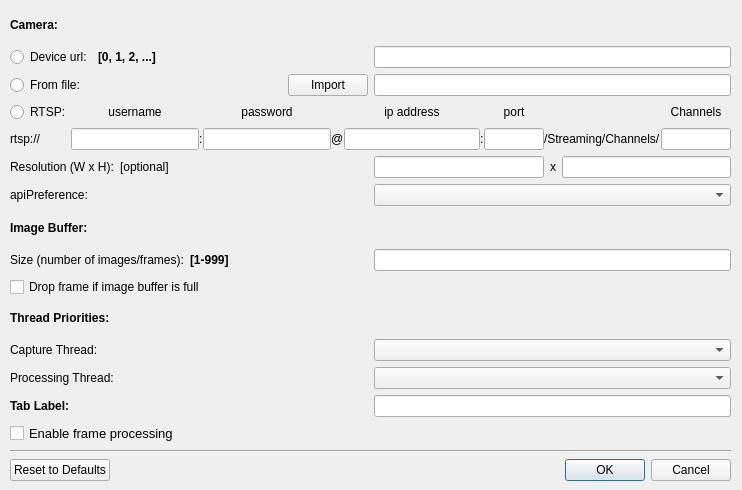
<?xml version="1.0" encoding="UTF-8"?>
<ui version="4.0">
 <class>CameraConnectDialog</class>
 <widget class="QDialog" name="CameraConnectDialog">
  <property name="geometry">
   <rect>
    <x>0</x>
    <y>0</y>
    <width>742</width>
    <height>490</height>
   </rect>
  </property>
  <property name="minimumSize">
   <size>
    <width>742</width>
    <height>490</height>
   </size>
  </property>
  <property name="maximumSize">
   <size>
    <width>742</width>
    <height>490</height>
   </size>
  </property>
  <property name="windowTitle">
   <string>Connect to Camera</string>
  </property>
  <widget class="QWidget" name="layoutWidget">
   <property name="geometry">
    <rect>
     <x>10</x>
     <y>10</y>
     <width>721</width>
     <height>471</height>
    </rect>
   </property>
   <layout class="QVBoxLayout" name="verticalLayout_4">
    <item>
     <layout class="QVBoxLayout" name="verticalLayout_3">
      <item>
       <widget class="QLabel" name="label_1">
        <property name="font">
         <font>
          <pointsize>9</pointsize>
          <weight>75</weight>
          <bold>true</bold>
         </font>
        </property>
        <property name="text">
         <string>Camera:</string>
        </property>
       </widget>
      </item>
      <item>
       <layout class="QHBoxLayout" name="horizontalLayout_2" stretch="1,1">
        <item>
         <layout class="QHBoxLayout" name="horizontalLayout_12">
          <item>
           <widget class="QRadioButton" name="deviceUrlRadioButton">
            <property name="text">
             <string>Device url:</string>
            </property>
           </widget>
          </item>
          <item>
           <widget class="QLabel" name="label_10">
            <property name="font">
             <font>
              <weight>75</weight>
              <bold>true</bold>
             </font>
            </property>
            <property name="text">
             <string>[0, 1, 2, ...]</string>
            </property>
           </widget>
          </item>
          <item>
           <spacer name="horizontalSpacer_2">
            <property name="orientation">
             <enum>Qt::Horizontal</enum>
            </property>
            <property name="sizeHint" stdset="0">
             <size>
              <width>40</width>
              <height>20</height>
             </size>
            </property>
           </spacer>
          </item>
         </layout>
        </item>
        <item>
         <widget class="QLineEdit" name="deviceUrlEdit">
          <property name="enabled">
           <bool>true</bool>
          </property>
         </widget>
        </item>
       </layout>
      </item>
      <item>
       <layout class="QHBoxLayout" name="horizontalLayout_9" stretch="1,1">
        <item>
         <layout class="QHBoxLayout" name="horizontalLayout_10">
          <item>
           <widget class="QRadioButton" name="filenameRadioButton">
            <property name="text">
             <string>From file:</string>
            </property>
           </widget>
          </item>
          <item>
           <spacer name="horizontalSpacer">
            <property name="orientation">
             <enum>Qt::Horizontal</enum>
            </property>
            <property name="sizeHint" stdset="0">
             <size>
              <width>40</width>
              <height>20</height>
             </size>
            </property>
           </spacer>
          </item>
          <item>
           <widget class="QPushButton" name="importFilePushButton">
            <property name="text">
             <string>Import</string>
            </property>
           </widget>
          </item>
         </layout>
        </item>
        <item>
         <widget class="QLineEdit" name="filenameEdit"/>
        </item>
       </layout>
      </item>
      <item>
       <layout class="QGridLayout" name="gridLayout">
        <property name="horizontalSpacing">
         <number>0</number>
        </property>
        <item row="2" column="2">
         <widget class="QLabel" name="label_19">
          <property name="text">
           <string>:</string>
          </property>
         </widget>
        </item>
        <item row="2" column="8">
         <widget class="QLabel" name="label_21">
          <property name="text">
           <string>/Streaming/Channels/</string>
          </property>
         </widget>
        </item>
        <item row="0" column="3">
         <widget class="QLabel" name="label_15">
          <property name="text">
           <string>password</string>
          </property>
          <property name="alignment">
           <set>Qt::AlignCenter</set>
          </property>
         </widget>
        </item>
        <item row="2" column="0">
         <widget class="QLabel" name="label_23">
          <property name="text">
           <string>rtsp://</string>
          </property>
         </widget>
        </item>
        <item row="0" column="7">
         <widget class="QLabel" name="label_18">
          <property name="text">
           <string>port</string>
          </property>
          <property name="alignment">
           <set>Qt::AlignCenter</set>
          </property>
         </widget>
        </item>
        <item row="2" column="3">
         <widget class="QLineEdit" name="passwordEdit">
          <property name="minimumSize">
           <size>
            <width>90</width>
            <height>0</height>
           </size>
          </property>
         </widget>
        </item>
        <item row="0" column="9">
         <widget class="QLabel" name="label_17">
          <property name="text">
           <string>Channels</string>
          </property>
          <property name="alignment">
           <set>Qt::AlignCenter</set>
          </property>
         </widget>
        </item>
        <item row="2" column="4">
         <widget class="QLabel" name="label_20">
          <property name="text">
           <string>@</string>
          </property>
         </widget>
        </item>
        <item row="2" column="1">
         <widget class="QLineEdit" name="usernameEdit"/>
        </item>
        <item row="2" column="9">
         <widget class="QLineEdit" name="channelsEdit">
          <property name="maximumSize">
           <size>
            <width>70</width>
            <height>16777215</height>
           </size>
          </property>
         </widget>
        </item>
        <item row="0" column="1">
         <widget class="QLabel" name="label_14">
          <property name="text">
           <string>username</string>
          </property>
          <property name="alignment">
           <set>Qt::AlignCenter</set>
          </property>
         </widget>
        </item>
        <item row="0" column="5">
         <widget class="QLabel" name="label_16">
          <property name="text">
           <string>ip address</string>
          </property>
          <property name="alignment">
           <set>Qt::AlignCenter</set>
          </property>
         </widget>
        </item>
        <item row="2" column="6">
         <widget class="QLabel" name="label_24">
          <property name="text">
           <string>:</string>
          </property>
         </widget>
        </item>
        <item row="2" column="5">
         <widget class="QLineEdit" name="ipEdit">
          <property name="minimumSize">
           <size>
            <width>136</width>
            <height>0</height>
           </size>
          </property>
         </widget>
        </item>
        <item row="2" column="7">
         <widget class="QLineEdit" name="portEdit">
          <property name="minimumSize">
           <size>
            <width>50</width>
            <height>0</height>
           </size>
          </property>
          <property name="maximumSize">
           <size>
            <width>60</width>
            <height>16777215</height>
           </size>
          </property>
         </widget>
        </item>
        <item row="0" column="0">
         <widget class="QRadioButton" name="rtspRadioButton">
          <property name="text">
           <string>RTSP:</string>
          </property>
         </widget>
        </item>
       </layout>
      </item>
      <item>
       <layout class="QHBoxLayout" name="horizontalLayout_8" stretch="1,1">
        <item>
         <layout class="QHBoxLayout" name="horizontalLayout_13">
          <item>
           <widget class="QLabel" name="label_11">
            <property name="text">
             <string>Resolution (W x H):</string>
            </property>
           </widget>
          </item>
          <item>
           <widget class="QLabel" name="label_12">
            <property name="text">
             <string>[optional]</string>
            </property>
           </widget>
          </item>
          <item>
           <spacer name="horizontalSpacer_4">
            <property name="orientation">
             <enum>Qt::Horizontal</enum>
            </property>
            <property name="sizeHint" stdset="0">
             <size>
              <width>40</width>
              <height>20</height>
             </size>
            </property>
           </spacer>
          </item>
         </layout>
        </item>
        <item>
         <layout class="QHBoxLayout" name="horizontalLayout_14">
          <item>
           <widget class="QLineEdit" name="resWEdit">
            <property name="enabled">
             <bool>true</bool>
            </property>
            <property name="font">
             <font>
              <pointsize>9</pointsize>
              <weight>50</weight>
              <italic>false</italic>
              <bold>false</bold>
             </font>
            </property>
           </widget>
          </item>
          <item>
           <widget class="QLabel" name="label_13">
            <property name="text">
             <string>x</string>
            </property>
           </widget>
          </item>
          <item>
           <widget class="QLineEdit" name="resHEdit">
            <property name="enabled">
             <bool>true</bool>
            </property>
            <property name="font">
             <font>
              <pointsize>9</pointsize>
              <weight>50</weight>
              <italic>false</italic>
              <bold>false</bold>
             </font>
            </property>
           </widget>
          </item>
         </layout>
        </item>
       </layout>
      </item>
      <item>
       <layout class="QHBoxLayout" name="horizontalLayout_6">
        <item>
         <widget class="QLabel" name="label">
          <property name="text">
           <string>apiPreference:</string>
          </property>
         </widget>
        </item>
        <item>
         <widget class="QComboBox" name="apiPreferenceComboBox"/>
        </item>
       </layout>
      </item>
      <item>
       <widget class="QLabel" name="label_3">
        <property name="font">
         <font>
          <pointsize>9</pointsize>
          <weight>75</weight>
          <bold>true</bold>
         </font>
        </property>
        <property name="text">
         <string>Image Buffer:</string>
        </property>
       </widget>
      </item>
      <item>
       <layout class="QHBoxLayout" name="horizontalLayout" stretch="1,1">
        <item>
         <layout class="QHBoxLayout" name="horizontalLayout_11">
          <item>
           <widget class="QLabel" name="label_2">
            <property name="font">
             <font>
              <pointsize>9</pointsize>
              <weight>50</weight>
              <bold>false</bold>
             </font>
            </property>
            <property name="text">
             <string>Size (number of images/frames):</string>
            </property>
           </widget>
          </item>
          <item>
           <widget class="QLabel" name="label_4">
            <property name="font">
             <font>
              <weight>75</weight>
              <bold>true</bold>
             </font>
            </property>
            <property name="text">
             <string>[1-999]</string>
            </property>
           </widget>
          </item>
          <item>
           <spacer name="horizontalSpacer_3">
            <property name="orientation">
             <enum>Qt::Horizontal</enum>
            </property>
            <property name="sizeHint" stdset="0">
             <size>
              <width>40</width>
              <height>20</height>
             </size>
            </property>
           </spacer>
          </item>
         </layout>
        </item>
        <item>
         <widget class="QLineEdit" name="imageBufferSizeEdit">
          <property name="font">
           <font>
            <pointsize>9</pointsize>
           </font>
          </property>
         </widget>
        </item>
       </layout>
      </item>
      <item>
       <widget class="QCheckBox" name="dropFrameCheckBox">
        <property name="font">
         <font>
          <pointsize>9</pointsize>
         </font>
        </property>
        <property name="text">
         <string>Drop frame if image buffer is full</string>
        </property>
       </widget>
      </item>
      <item>
       <widget class="QLabel" name="label_5">
        <property name="font">
         <font>
          <pointsize>9</pointsize>
          <weight>75</weight>
          <bold>true</bold>
         </font>
        </property>
        <property name="text">
         <string>Thread Priorities:</string>
        </property>
       </widget>
      </item>
      <item>
       <layout class="QHBoxLayout" name="horizontalLayout_3">
        <item>
         <layout class="QVBoxLayout" name="verticalLayout">
          <item>
           <widget class="QLabel" name="label_6">
            <property name="font">
             <font>
              <pointsize>9</pointsize>
              <weight>50</weight>
              <bold>false</bold>
             </font>
            </property>
            <property name="text">
             <string>Capture Thread:</string>
            </property>
           </widget>
          </item>
          <item>
           <widget class="QLabel" name="label_7">
            <property name="font">
             <font>
              <pointsize>9</pointsize>
              <weight>50</weight>
              <bold>false</bold>
             </font>
            </property>
            <property name="text">
             <string>Processing Thread:</string>
            </property>
           </widget>
          </item>
         </layout>
        </item>
        <item>
         <layout class="QVBoxLayout" name="verticalLayout_2">
          <item>
           <widget class="QComboBox" name="capturePrioComboBox">
            <property name="font">
             <font>
              <pointsize>9</pointsize>
             </font>
            </property>
           </widget>
          </item>
          <item>
           <widget class="QComboBox" name="processingPrioComboBox">
            <property name="font">
             <font>
              <pointsize>9</pointsize>
             </font>
            </property>
           </widget>
          </item>
         </layout>
        </item>
       </layout>
      </item>
      <item>
       <layout class="QHBoxLayout" name="horizontalLayout_5" stretch="1,1">
        <item>
         <widget class="QLabel" name="label_8">
          <property name="font">
           <font>
            <pointsize>9</pointsize>
            <weight>75</weight>
            <bold>true</bold>
           </font>
          </property>
          <property name="text">
           <string>Tab Label:</string>
          </property>
         </widget>
        </item>
        <item>
         <widget class="QLineEdit" name="tabLabelEdit">
          <property name="font">
           <font>
            <pointsize>9</pointsize>
           </font>
          </property>
         </widget>
        </item>
       </layout>
      </item>
      <item>
       <layout class="QHBoxLayout" name="horizontalLayout_7">
        <item>
         <widget class="QCheckBox" name="enableFrameProcessingCheckBox">
          <property name="font">
           <font>
            <pointsize>10</pointsize>
           </font>
          </property>
          <property name="text">
           <string>Enable frame processing</string>
          </property>
         </widget>
        </item>
       </layout>
      </item>
     </layout>
    </item>
    <item>
     <widget class="Line" name="line">
      <property name="orientation">
       <enum>Qt::Horizontal</enum>
      </property>
     </widget>
    </item>
    <item>
     <layout class="QHBoxLayout" name="horizontalLayout_4">
      <item>
       <widget class="QPushButton" name="resetToDefaultsPushButton">
        <property name="text">
         <string>Reset to Defaults</string>
        </property>
       </widget>
      </item>
      <item>
       <widget class="QDialogButtonBox" name="okCancelBox">
        <property name="orientation">
         <enum>Qt::Horizontal</enum>
        </property>
        <property name="standardButtons">
         <set>QDialogButtonBox::Cancel|QDialogButtonBox::Ok</set>
        </property>
       </widget>
      </item>
     </layout>
    </item>
   </layout>
  </widget>
 </widget>
 <tabstops>
  <tabstop>deviceUrlRadioButton</tabstop>
  <tabstop>deviceUrlEdit</tabstop>
  <tabstop>filenameEdit</tabstop>
  <tabstop>rtspRadioButton</tabstop>
  <tabstop>usernameEdit</tabstop>
  <tabstop>passwordEdit</tabstop>
  <tabstop>ipEdit</tabstop>
  <tabstop>portEdit</tabstop>
  <tabstop>channelsEdit</tabstop>
  <tabstop>resWEdit</tabstop>
  <tabstop>resHEdit</tabstop>
  <tabstop>apiPreferenceComboBox</tabstop>
  <tabstop>imageBufferSizeEdit</tabstop>
  <tabstop>dropFrameCheckBox</tabstop>
  <tabstop>capturePrioComboBox</tabstop>
  <tabstop>processingPrioComboBox</tabstop>
  <tabstop>tabLabelEdit</tabstop>
  <tabstop>enableFrameProcessingCheckBox</tabstop>
  <tabstop>resetToDefaultsPushButton</tabstop>
 </tabstops>
 <resources/>
 <connections>
  <connection>
   <sender>okCancelBox</sender>
   <signal>accepted()</signal>
   <receiver>CameraConnectDialog</receiver>
   <slot>accept()</slot>
   <hints>
    <hint type="sourcelabel">
     <x>430</x>
     <y>474</y>
    </hint>
    <hint type="destinationlabel">
     <x>204</x>
     <y>159</y>
    </hint>
   </hints>
  </connection>
  <connection>
   <sender>okCancelBox</sender>
   <signal>rejected()</signal>
   <receiver>CameraConnectDialog</receiver>
   <slot>reject()</slot>
   <hints>
    <hint type="sourcelabel">
     <x>430</x>
     <y>474</y>
    </hint>
    <hint type="destinationlabel">
     <x>204</x>
     <y>159</y>
    </hint>
   </hints>
  </connection>
 </connections>
</ui>
